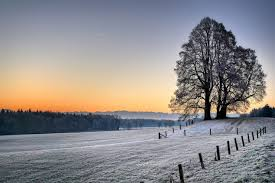
#> input picture zima.jpg, 275 x 183 px
$ python 3.py
#> lines starting #> are read from the running program, lines starting #| are printed output that depends on the picture
import cv2

image = cv2.imread("zima.jpg")
#> image is the input picture: shape (183, 275, 3); mean B, G, R 139, 138.4, 142.1

params = [
    (9, 50, 50),
    (9, 100, 100),
    (9, 150, 150)
]

for (d, sc, ss) in params:
    bilateral = cv2.bilateralFilter(image, d, sc, ss)
    cv2.imshow(f"Bilateral d={d}, sc={sc}, ss={ss}", bilateral)
    cv2.waitKey(1000)
#> this loop made 3 passes
#> pass 2, `bilateral = cv2.bilateralFilter(image, d, sc, ss)`:
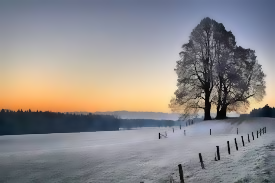
#> bilateral: shape (183, 275, 3); mean B, G, R 139.1, 138.4, 142.2

cv2.imshow("Original", image)
cv2.imshow("Average Blur", cv2.blur(image, (9, 9)))
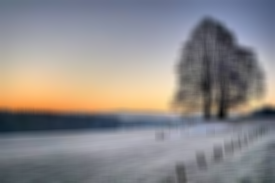
#> window 'Average Blur': shape (183, 275, 3); mean B, G, R 139, 138.4, 142.1
cv2.imshow("Gaussian Blur", cv2.GaussianBlur(image, (9, 9), 0))
cv2.imshow("Median Blur", cv2.medianBlur(image, 9))
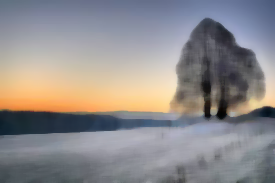
#> window 'Median Blur': shape (183, 275, 3); mean B, G, R 139.5, 138.9, 142.6
cv2.waitKey(0)
cv2.destroyAllWindows()

#i. Czy rozmycie dwustronne skutecznie redukuje szum?
#tak
#ii. Czy zachowuje lepiej krawędzie w porównaniu do innych metod?
#tak
#iii. Jakie wartości parametrów dają najlepsze rezultaty?
#najlepszy balans to (9,100,100)

$ run again, with R.jpg copied over zima.jpg
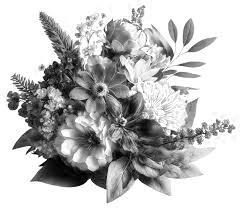
#> input picture R.jpg, 242 x 208 px
#> image is the input picture: shape (208, 242, 3); min 0, max 255, mean 191.3
#> `cv2.imshow("Gaussian Blur", cv2.GaussianBlur(image, (9, 9), 0))`:
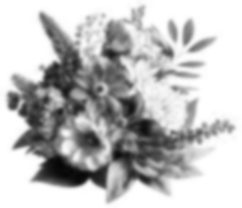
#> window 'Gaussian Blur': shape (208, 242, 3); min 6, max 255, mean 191.3
#> `cv2.imshow("Median Blur", cv2.medianBlur(image, 9))`:
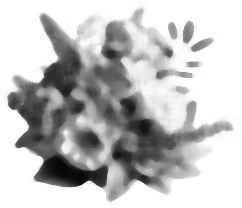
#> window 'Median Blur': shape (208, 242, 3); min 7, max 255, mean 193.1
